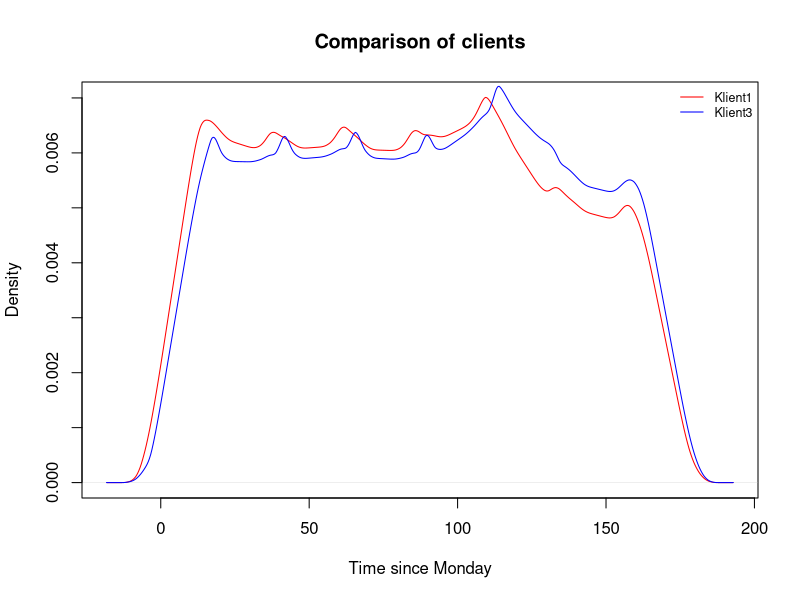
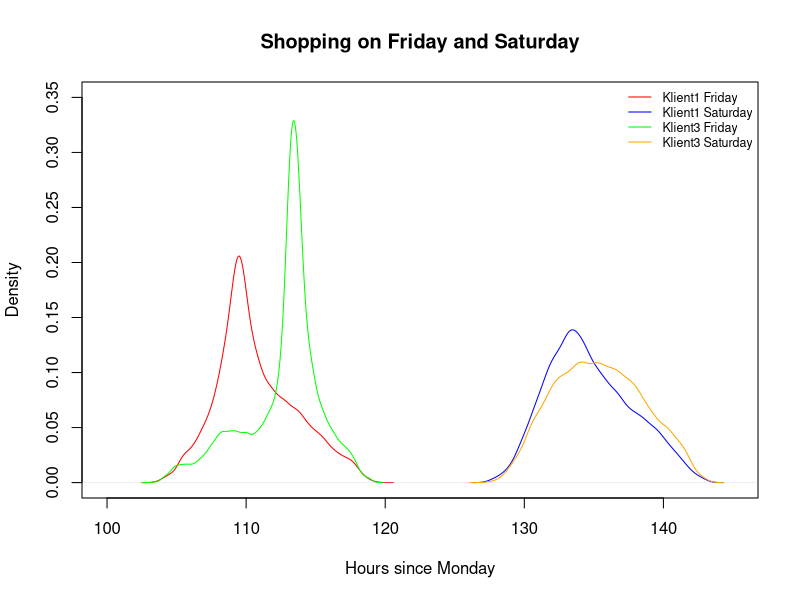
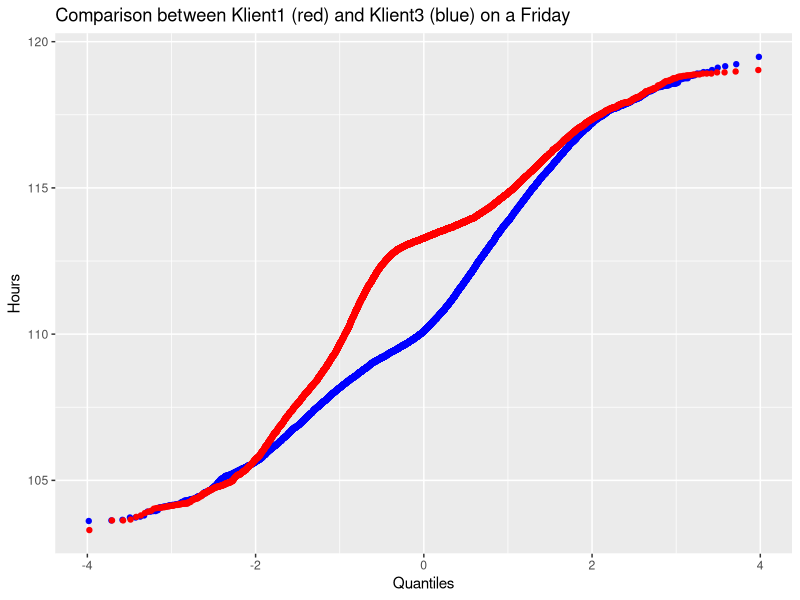

R code for these plots, in order: (Note: this script raises an error after producing the figures.)
library(ggplot2)
klient1 = read.table('klient1.txt', header = FALSE)
klient3 = read.table('klient3.txt', header = FALSE)

den1 = density(klient1$V1, kernel = "triangular", adjust = 2)
plot(den1, col="red", xlab="Time since Monday", main="Comparison of clients")

den3 = density(klient3$V1, kernel="triangular", adjust = 2)
lines(den3, col="blue")
legend('topright', c("Klient1", "Klient3") , lty=1, col=c('red', 'blue'), bty='n', cex=.75)

#ex2  
klient1friday = subset(klient1, V1 >= 96 & V1 < 120)
klient1saturday = subset(klient1, V1 >= 120 & V1 < 144)

klient3friday = subset(klient3, V1 >= 96 & V1 < 120)
klient3saturday = subset(klient3, V1 >= 120 & V1 < 144)

den1friday = density(klient1friday$V1, na.rm = TRUE)
den1saturday = density(klient1saturday$V1, na.rm = TRUE)
den3friday = density(klient3friday$V1, na.rm = TRUE)
den3saturday= density(klient3saturday$V1, na.rm = TRUE)

plot(den1friday, col="red", type='l', xlim=range(c(100, 145)), ylim = range(c(0.00, 0.35)), main = "Shopping on Friday and Saturday", xlab = "Hours since Monday")
lines(den1saturday, col="blue", type='l')
lines(den3friday, col="green")
lines(den3saturday, col="orange")
legend('topright', c("Klient1 Friday", "Klient1 Saturday", "Klient3 Friday", "Klient3 Saturday") , lty=1, col=c('red', 'blue', 'green', 'orange'), bty='n', cex=.75)

ggplot(data=klient1friday, aes(sample=V1)) +
  geom_qq(fill="blue", color="blue") +
  geom_qq(data=klient3friday, aes(sample=V1), color="red") +
  labs("title" = "Comparison between Klient1 (red) and Klient3 (blue) on a Friday", y="Hours", x = "Quantiles")
  
?scale_Color_manual
#ex3
summary(product)
product = read.table('product_time_shop.txt', header = TRUE, stringsAsFactors = F, sep = ";")
productdf = data.frame(product)

setNames(aggregate(shop_id ~ product, data = productdf, FUN = length), c("Product", "Amount"))

subset18 <- subset(product, shop_id == 18)
setNames(aggregate(shop_id ~ product, data = subset18, FUN = length), c("Product", "Amount"))

subset21 <- subset(product, shop_id == 21)
setNames(aggregate(shop_id ~ product, data = subset21, FUN = length), c("Product", "Amount"))

subset3 <- subset(product, shop_id == 3)
setNames(aggregate(shop_id ~ product, data = subset3, FUN = length), c("Product", "Amount"))

subset32 <- subset(product, shop_id == 32)
setNames(aggregate(shop_id ~ product, data = subset32, FUN = length), c("Product", "Amount"))

subset4 <- subset(product, shop_id == 4)
setNames(aggregate(shop_id ~ product, data = subset4, FUN = length), c("Product", "Amount"))

txt=product$date
cmb_date=paste(substr(txt,1,4),'-',substr(txt,5,6),'-',substr(txt,7,8),sep='')
mydates <- as.Date(cmb_date)
product["weekdays"] <- weekdays(mydates)
product["months"] <- months(mydates)
product["days"] <- as.numeric(format(mydates,"%d"))
product["doy"] <- as.numeric(format(mydates,"%j"))
product["year"] <- as.numeric(format(mydates,"%Y"))

unique(mydates)
unique(product$year)
unique(product$months)

#ex4
#weekdays
#time vs days
ggplot(product, aes(x=weekdays, y=time, color=weekdays)) + 
  geom_violin() + 
  geom_boxplot(width=.1) +
  labs(y="Time", x = "Days of the week", title = "Comparison between time of purchase and weekdays")

bananaSubset = subset(product, product == "Banana")
ggplot(bananaSubset, aes(x=weekdays, y=time, color=weekdays)) + 
  geom_violin() + 
  geom_boxplot(width=.1) +
  labs(y="Time", x = "Days of the week", title = "Comparison between time of purchase of bananas and weekdays")

#products
#time of day vs products on sunday
sundaySubset = subset(product, weekdays != "domingo")

ggplot(sundaySubset, aes(x=product, y=time, color=product)) + 
  geom_violin() + 
  geom_boxplot(width=.1) +
  labs(y="Time", x = "Products", title = "Comparison between time of purchase and products on Sunday") +
  theme(axis.text.x=element_text(angle=90,hjust=1,vjust=0.5))  


ggplot(bananaSubset, aes(x=months, y=time, color=months)) + 
  geom_violin() + 
  geom_boxplot(width=.1) +
  labs(y="Time", x = "Months", title = "Bananas through the months")

vastlakukkelSubset = subset(product, product == "Vastlakukkel")
ggplot(vastlakukkelSubset, aes(x=months, y=time, color=months)) + 
  geom_violin() + 
  geom_boxplot(width=.1) +
  labs(y="Time", x = "Months", title = "Vastlakukkel through the months")

ggplot(product, aes(x=product, y=doy, color=product)) + 
  geom_violin() + 
  #geom_boxplot(width=.1) +
  labs(y="Time", x = "Months", title = "Products bought throughout the year") +
  theme(axis.text.x=element_text(angle=90,hjust=1,vjust=0.5))

#shops
product["shop_id"] <- lapply(product["shop_id"], as.character)
ggplot(product, aes(x=shop_id, y=time, group=shop_id, color=shop_id)) + 
  geom_violin() +
  geom_boxplot(width=.1) +
  labs(y="Time", x = "Store", title = "Time of purchase in store")

ggplot(product, aes(x=shop_id, y=doy, group=shop_id, color=shop_id)) + 
  geom_violin() +
  geom_boxplot(width=.1) +
  labs(y="Time", x = "Store", title = "Days of purchase in all stores")

subset18 = subset(product, year == "2014" & shop_id == 18)
ggplot(subset18, aes(x=product, y=doy, group=product, color=product)) + 
  geom_violin() +
  labs(y="Time", x = "Product", title = "Products purchased in store 18") +
  theme(axis.text.x=element_text(angle=90,hjust=1,vjust=0.5))

#ex 5
ggplot(subset18, aes(x=product, y=doy, group=product, color=product)) + 
  geom_violin() +
  labs(y="Time", x = "Product", title = "Products purchased in stores")

subsetbanana2014 = subset(bananaSubset, year == 2014)
aggregate(product ~ doy, data = subsetbanana2014, FUN = length)

subsetmilk2014 = subset(product, product == "Milk_1")
aggregate(product ~ doy, data = subsetmilk2014, FUN = length)

subsetvastlakukkel = subset(product, product == "Vastlakukkel" & year == 2014)
aggregate(product ~ doy, data = subsetvastlakukkel, FUN = length)